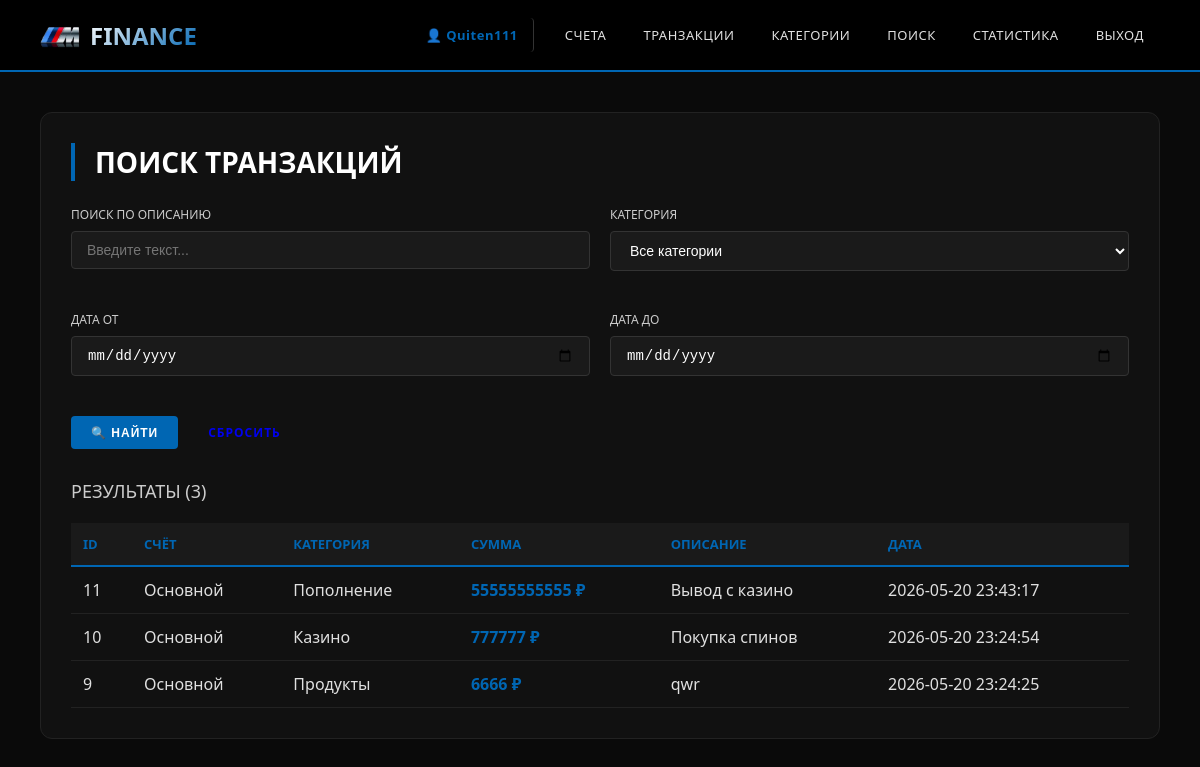
The page /web/transactions/search (signed in) on the database as committed earlier.
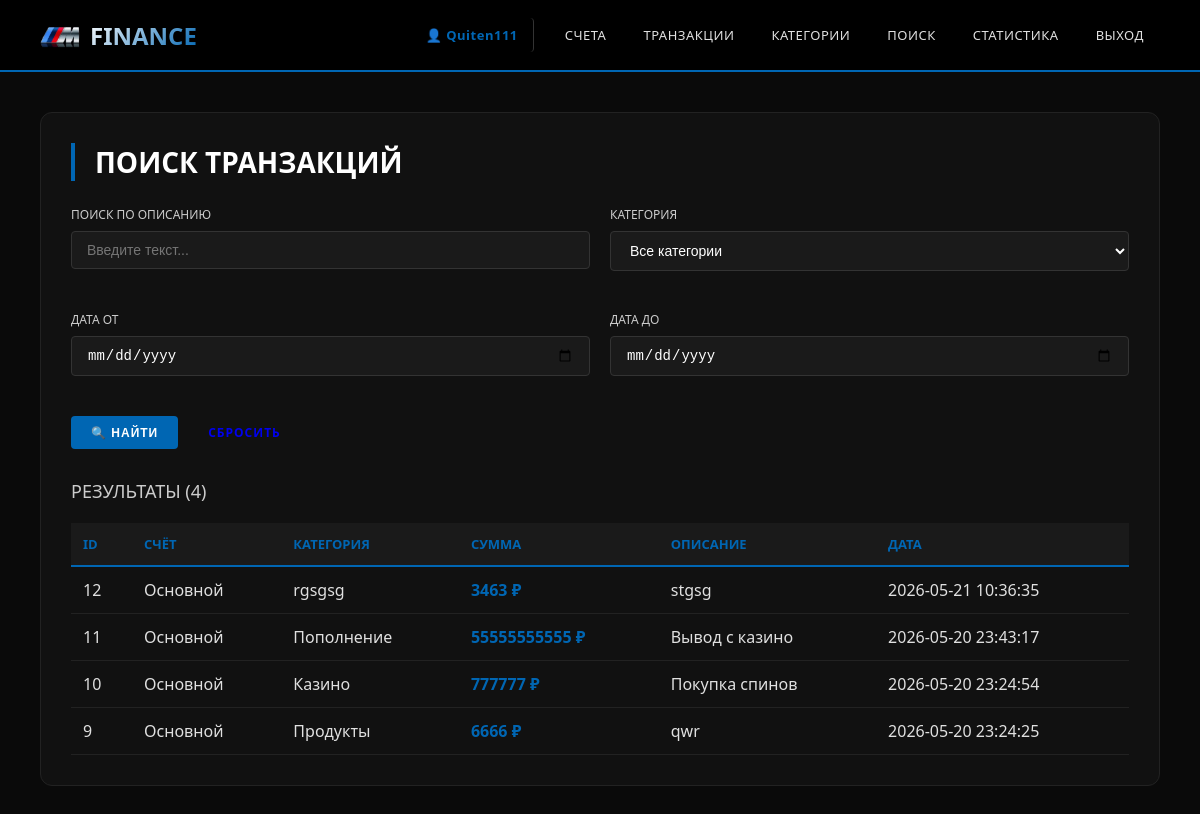
The same page on the database as committed later.
### tables this page shows
CREATE TABLE "Transaction" (
    id INTEGER PRIMARY KEY AUTOINCREMENT,
    user_id INTEGER NOT NULL REFERENCES Users(id),
    account_id INTEGER NOT NULL REFERENCES Account(id),
    category_id INTEGER NOT NULL REFERENCES Categories(id),
    amount DECIMAL(10, 2) NOT NULL,
    description VARCHAR(256),
    transaction_date DATETIME DEFAULT CURRENT_TIMESTAMP
);

CREATE TABLE Account (
    id INTEGER PRIMARY KEY AUTOINCREMENT,
    user_id INT REFERENCES Users(id) NOT NULL,
    name VARCHAR(64) NOT NULL, -- Название счета
    spend_method VARCHAR(10) NOT NULL DEFAULT 'CARD',  -- Способ траты: CARD, CASH
    balance DECIMAL(10, 2) DEFAULT 0.00
    
);

CREATE TABLE Categories (
    id INTEGER PRIMARY KEY AUTOINCREMENT,
    user_id INT REFERENCES Users(id) NOT NULL,
    name VARCHAR(64) NOT NULL
, type VARCHAR(10) DEFAULT 'expense');

### src/api_db.py (the view)
@app.get("/web/transactions/search")
async def web_transactions_search(
    request: Request,
    q: str = "",
    category_id: int = 0,
    date_from: str = "",
    date_to: str = ""
):
    current_user = get_current_user_web(request)
    if not current_user:
        return RedirectResponse(url="/web/login", status_code=303)
    query = """
        SELECT t.*, a.name as account_name, c.name as category_name
        FROM "Transaction" t
        JOIN Account a ON t.account_id = a.id
        JOIN Categories c ON t.category_id = c.id
        WHERE t.user_id = ?
    """
    params = [current_user['id']]
    if q:
        query += " AND t.description LIKE ?"
        params.append(f"%{q}%")
    if category_id and category_id > 0:
        query += " AND t.category_id = ?"
        params.append(category_id)
    if date_from:
        query += " AND t.transaction_date >= ?"
        params.append(date_from)
    if date_to:
        query += " AND t.transaction_date <= ?"
        params.append(date_to)
    query += " ORDER BY t.transaction_date DESC"
    transactions = execute_query(query, tuple(params))
    categories = execute_query("SELECT * FROM Categories WHERE user_id = ?", (current_user['id'],))
    return templates.TemplateResponse("transactions_search.html", {
        "request": request,
        "transactions": transactions,
        "search_query": q,
        "selected_category": category_id,
        "date_from": date_from,
        "date_to": date_to,
        "categories": categories,
        "current_user": current_user
    })

### templates/transactions_search.html (shortened to what this page needs)
{% extends "base.html" %}
{% block content %}
<div class="card">
    <h1>ПОИСК ТРАНЗАКЦИЙ</h1>
    <form method="get" style="margin-bottom: 30px;">
        <div style="display: grid; grid-template-columns: 1fr 1fr; gap: 20px;">
            <div class="form-group">
                <label>ПОИСК ПО ОПИСАНИЮ</label>
                <input type="text" name="q" value="{{ search_query }}" placeholder="Введите текст...">
            </div>
            <div class="form-group">
                <label>КАТЕГОРИЯ</label>
                <select name="category_id">
                    <option value="0">Все категории</option>
                </select>
            </div>
            <div class="form-group">
                <label>ДАТА ОТ</label>
                <input type="date" name="date_from" value="{{ date_from }}">
            </div>
            <div class="form-group">
                <label>ДАТА ДО</label>
                <input type="date" name="date_to" value="{{ date_to }}">
            </div>
        </div>
        <div style="display: flex; gap: 10px; margin-top: 20px;">
            <button type="submit" class="btn btn-primary">🔍 НАЙТИ</button>
            <a href="/web/transactions/search" class="btn">СБРОСИТЬ</a>
        </div>
    </form>
    <h2>РЕЗУЛЬТАТЫ ({{ transactions|length }})</h2>
    {% if transactions %}
    <table>
        <thead>
            <tr>
                <th>ID</th>
                <th>СЧЁТ</th>
                <th>КАТЕГОРИЯ</th>
                <th>СУММА</th>
                <th>ОПИСАНИЕ</th>
                <th>ДАТА</th>
            </tr>
        </thead>
        <tbody>
            {% for tx in transactions %}
            <tr>
                <td>{{ tx.id }}</td>
                <td>{{ tx.account_name }}</td>
                <td>{{ tx.category_name }}</td>
                <td class="{% if tx.transaction_type == 'expense' %}expense{% else %}income{% endif %}">
                    {{ tx.amount }} ₽
                </td>
                <td>{{ tx.description or '-' }}</td>
                <td>{{ tx.transaction_date[:19] if tx.transaction_date else '-' }}</td>
            </tr>
            {% endfor %}
        </tbody>
    </table>
    {% else %}
    <p style="text-align: center; color: #666; padding: 40px;">Транзакции не найдены</p>
    {% endif %}
</div>
{% endblock %}

Rows that differ between the two databases and show on the page:
added Transaction: id "12", account_name "Основной", category_name "rgsgsg", amount "3463", description "stgsg", transaction_date "2026-05-21 10:36:35"
Other text that changed with them:
{{ transactions|length }}: "3" → "4"
